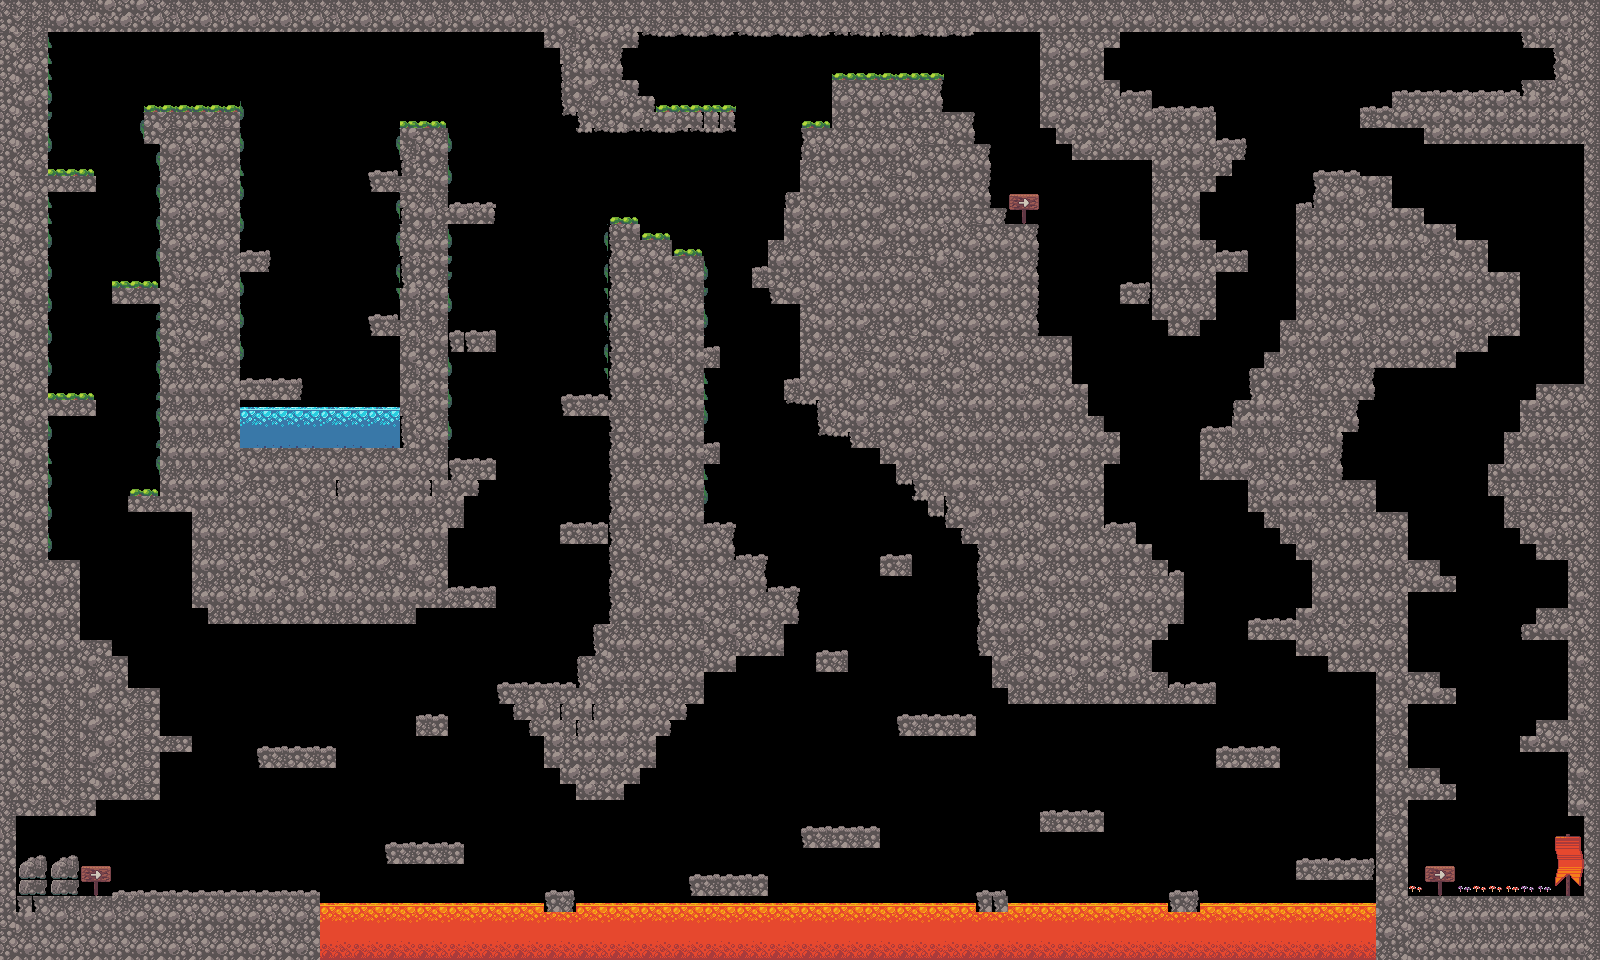

Below is a game level as drawn by its tile map, then a one-line description and the .tmx that defines it (tile-layer data replaced by summaries):
An orthogonal 100x60 tile map with 16x16 px tiles, 1 tile layer (Tile Layer 1).

<map version="1.10" tiledversion="1.10.0" orientation="orthogonal" renderorder="right-down" width="100" height="60" tilewidth="16" tileheight="16" infinite="0" nextlayerid="2" nextobjectid="1">
 <editorsettings>
  <export format="json" />
 </editorsettings>
 <tileset firstgid="1" source="Tileset.tsx" />
 <layer id="1" name="Tile Layer 1" width="100" height="60">
  <data>[6000 cells, 3477 non-empty, 148 distinct tile ids]</data>
 </layer>
</map>
